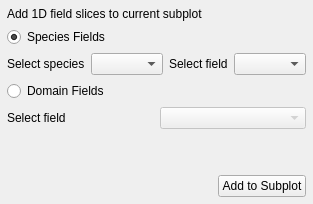
     <widget class="QWidget" name="tab_8">
      <attribute name="title">
       <string>1D Slices</string>
      </attribute>
      <layout class="QVBoxLayout" name="verticalLayout_18">
       <property name="leftMargin">
        <number>7</number>
       </property>
       <property name="topMargin">
        <number>7</number>
       </property>
       <property name="rightMargin">
        <number>7</number>
       </property>
       <property name="bottomMargin">
        <number>7</number>
       </property>
       <item>
        <widget class="QLabel" name="label_32">
         <property name="text">
          <string>Add 1D field slices to current subplot</string>
         </property>
        </widget>
       </item>
       <item>
        <widget class="QRadioButton" name="speciesFieldsSlice_radioButton">
         <property name="text">
          <string>Species Fields</string>
         </property>
         <property name="checked">
          <bool>true</bool>
         </property>
        </widget>
       </item>
       <item>
        <layout class="QHBoxLayout" name="horizontalLayout_29">
         <item>
          <widget class="QLabel" name="label_33">
           <property name="text">
            <string>Select species</string>
           </property>
          </widget>
         </item>
         <item>
          <widget class="QComboBox" name="speciesSelectorSlice_comboBox"/>
         </item>
         <item>
          <widget class="QLabel" name="label_34">
           <property name="text">
            <string>Select field</string>
           </property>
          </widget>
         </item>
         <item>
          <widget class="QComboBox" name="speciesFieldSelectorSlice_comboBox"/>
         </item>
        </layout>
       </item>
       <item>
        <widget class="QRadioButton" name="domainFieldsSlice_radioButton">
         <property name="text">
          <string>Domain Fields</string>
         </property>
        </widget>
       </item>
       <item>
        <layout class="QHBoxLayout" name="horizontalLayout_30">
         <item>
          <widget class="QLabel" name="label_35">
           <property name="text">
            <string>Select field</string>
           </property>
          </widget>
         </item>
         <item>
          <widget class="QComboBox" name="domainFieldSelecteorSlice_comboBox">
           <property name="enabled">
            <bool>false</bool>
           </property>
          </widget>
         </item>
        </layout>
       </item>
       <item>
        <spacer name="verticalSpacer_6">
         <property name="orientation">
          <enum>Qt::Vertical</enum>
         </property>
         <property name="sizeHint" stdset="0">
          <size>
           <width>20</width>
           <height>40</height>
          </size>
         </property>
        </spacer>
       </item>
       <item>
        <layout class="QHBoxLayout" name="horizontalLayout_31">
         <item>
          <spacer name="horizontalSpacer_3">
           <property name="orientation">
            <enum>Qt::Horizontal</enum>
           </property>
           <property name="sizeHint" stdset="0">
            <size>
             <width>40</width>
             <height>20</height>
            </size>
           </property>
          </spacer>
         </item>
         <item>
          <widget class="QPushButton" name="addSlice_button">
           <property name="text">
            <string>Add to Subplot</string>
           </property>
          </widget>
         </item>
        </layout>
       </item>
      </layout>
     </widget>
